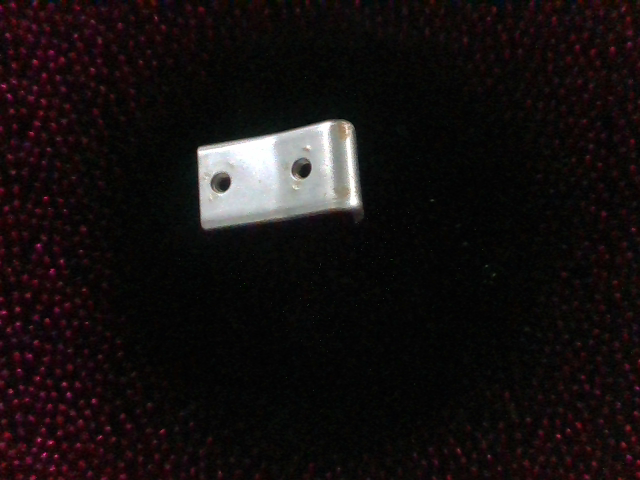
//> input picture ILSD/cmake-build-debug/image6.png, 640 x 480 px
$ ./main   (built with g++ and OpenCV 4)
//> lines starting //> are read from the running program, lines starting //| are printed output that depends on the picture; after the words box and inside, x2 and y2 are one past the last pixel; in counts of white or black regions, pixels touching at a corner belong together
#include "opencv2/imgproc.hpp"
#include "opencv2/imgcodecs.hpp"
#include "opencv2/highgui.hpp"
#include <iostream>
#include <algorithm>
#include <set>
using namespace std;
using namespace cv;

struct idxAngle
{
    int idx;
    double angle;
};

struct idxLen
{
    int idx;
    double len;
};

struct idxPoint
{
    int idx;
    double x;
};

double Pointdistance(double  x1, double y1, double x2, double y2)
{
    return sqrt((x1 - x2)*(x1 - x2) + (y1 - y2)*(y1 - y2));
}

bool mysort(idxLen il1, idxLen il2)
{
    return il1.len > il2.len;
}

bool mysort2(idxPoint p1, idxPoint p2)
{
    return p1.x < p2.x;
}

bool mysort3(idxPoint p1, idxPoint p2)
{
    return p1.x > p2.x;
}

double LineAngle(double x1, double y1, double x2, double y2) {

    if (x1 == x2)
        return 90;
    else {
        if((y2 - y1) / (x2 - x1) > 0)
            return atan((y2 - y1) / (x2 - x1)) * 180 / CV_PI;
        else
            return atan((y2 - y1) / (x2 - x1)) * 180 / CV_PI + 180;
    }
}

int main()
{
    int MAX_LENS = 3;
    bool useRefine = true;
    bool useCanny = true;
    Mat image = imread("image6.png");
//> image is the input picture: 480 rows x 640 cols, CV_8UC3; mean B, G, R 16.1, 16, 21.2

    if( image.empty() )
    {
        cout << "Unable to load Image" << endl; return 1;
    }
    imshow("Source Image", image);


    Mat resImage;
    cvtColor(image, resImage, CV_RGB2GRAY);
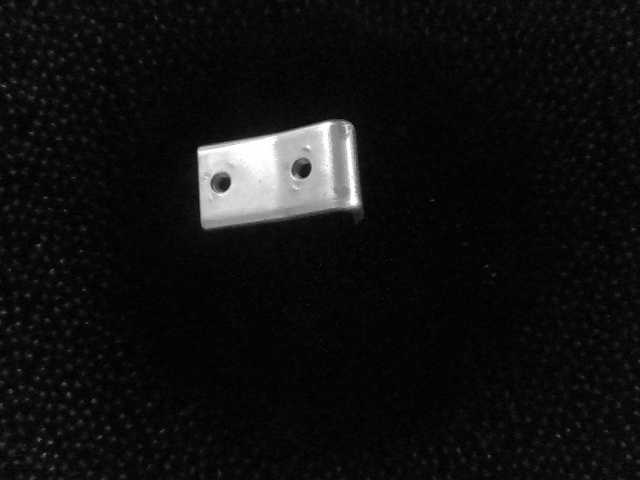
//> resImage: 480 rows x 640 cols, CV_8UC1; min 0, max 255, mean 16.6


    Ptr<LineSegmentDetector> ls = createLineSegmentDetector(LSD_REFINE_STD);

    vector<Vec4f> line;
    vector<Vec4f> cut_line;

    vector<Vec4f> max_line;
    double max_len = 0;
    double max_idx = 0;

    vector<double> len;
    double total_len(0);
    double average_len;

    ls->detect(resImage, line);
//> line = 54 items, first 8: [196.8, 148.1, 200.4, 225.6], [233, 178.1, 227.3, 189], [227.2, 189.2, 222.6, 192.4], [342.6, 118, 310.1, 124.2], [310.2, 125.8, 198.6, 148.2], [311.6, 167.4, 307.1, 176.4], [306.5, 176.2, 301.7, 179], [309.6, 158.1, 310.7, 167.8]

    vector<idxLen> idxLens;
    vector<vector<idxAngle> > angleLine;
    angleLine.resize(12);

    for(int i = 0; i < line.size(); i++)
    {
        double l = Pointdistance(line.at(i)[0], line.at(i)[1], line.at(i)[2], line.at(i)[3]);
        idxLen iL;
        iL.idx = i;
        iL.len = l;
        idxLens.push_back(iL);
        len.push_back(l);

        double line_angle = LineAngle(line.at(i)[0], line.at(i)[1], line.at(i)[2], line.at(i)[3]);
        int discreteAngle = line_angle / 10;
        if(discreteAngle > 11)
            discreteAngle = 11;

        idxAngle iA;
        iA.idx = i;
        iA.angle = line_angle;
        angleLine[discreteAngle].push_back(iA);

        total_len += l;

        if(l > max_len) {
            max_len = l;
            max_idx = i;
        }
    }
//> this loop made 54 passes
//> (l, iL.len, line_angle, total_len, max_len) on passes 1, 5, 22: (77.65, 77.65, 87.33, 77.65, 77.65), (113.7, 113.7, 168.7, 242.4, 113.7), (128.6, 128.6, 171.1, 727, 128.6)
//> (l, iL.len, line_angle, total_len) on passes 2, 3, 4, 6, 7, 8: (12.34, 12.34, 117.8, 89.99), (5.53, 5.53, 145.3, 95.53), (33.1, 33.1, 169, 128.6), (10.06, 10.06, 116.3, 252.4), (5.58, 5.58, 149.9, 258), (9.8, 9.8, 83.74, 267.8)
//> after the loop, total_len = 1155.1; max_len = 128.6; max_idx = 21
    sort(idxLens.begin(), idxLens.end(), mysort);

    //对角度进行离散化，取与长度前MAX_LENS的组
    vector<Vec4f> L;
    MAX_LENS = min(MAX_LENS, (int)line.size());
//> MAX_LENS = 3
    set<int> s;
    for(int ith = 0; ith < 1; ith++) {
        int index = idxLens[ith].idx;

        double x1 = line.at(index)[0];
        double y1 = line.at(index)[1];
        double x2 = line.at(index)[2];
        double y2 = line.at(index)[3];
//        cout << x1 << " " << y1 << " " << x2 << " " << y2 << endl;

        double angle = LineAngle(x1, y1, x2, y2);

        double k = tan(angle * CV_PI / 180);

        int discreteAngle = angle / 10;
        if(discreteAngle > 11)
            discreteAngle = 11;

        double x0 = (x1 + x2) / 2;
        cout << x1 << " " << x2 << " " << x0 << endl;

        vector<vector<idxPoint> > p;
        p.resize(2);
        idxPoint p1 = {index, x1};
        idxPoint p2 = {index, x2};

        if (x1 > x0) {
            p[0].push_back(p1);
            p[1].push_back(p2);
        } else {
            p[0].push_back(p1);
            p[1].push_back(p2);
        }

        //找到
        for (int i = 0; i < angleLine[discreteAngle].size(); i++) {
            if (angleLine[discreteAngle][i].idx == index)
                continue;
            double a1 = line[angleLine[discreteAngle][i].idx][0];
            double b1 = line[angleLine[discreteAngle][i].idx][1];
            double a2 = line[angleLine[discreteAngle][i].idx][2];
            double b2 = line[angleLine[discreteAngle][i].idx][3];
            double d1 = abs(k * a1 - b1 - k * x1 + y1) / sqrt(k * k + 1);
            double d2 = abs(k * a2 - b2 - k * x1 + y1) / sqrt(k * k + 1);

            if (d1 < 10 && d2 < 10) {
                double x;
                x = (a1 / k + b1 + k * x1 - y1) / (k + 1 / k);
                idxPoint tem = {angleLine[discreteAngle][i].idx, x};
                if (x > x0)
                    p[0].push_back(tem);
                else
                    p[1].push_back(tem);

                x = (a2 / k + b2 + k * x1 - y1) / (k + 1 / k);
                tem = {angleLine[discreteAngle][i].idx, x};
                if (x > x0)
                    p[0].push_back(tem);
                else
                    p[1].push_back(tem);
            }
        }

        cout << p[0].size() << endl;
        cout << p[1].size() << endl;

        sort(p[0].begin(), p[0].end(), mysort2);
        sort(p[1].begin(), p[1].end(), mysort3);

        //找到右端点
        int i = 0;
        double endx1;
        while(p[0][i].idx != index) {
            s.insert(p[0][i].idx);
            i++;
        }
        s.insert(p[0][i].idx);
        i++;
        while(i < p[0].size() && (p[0][i].x - p[0][i - 1].x) * sqrt(k * k + 1) < 30) {
            s.insert(p[0][i].idx);
            i++;
        }
        endx1 = p[0][i - 1].x;
        double endy1 = k * (endx1 - x1) + y1;
        cout << endx1 << endl;


        //找到左端点
        i = 0;
        double endx2;
        while(p[1][i].idx != index) {
            s.insert(p[1][i].idx);
            i++;
        }
        s.insert(p[1][i].idx);
        i++;
        while(i < p[1].size() && (p[1][i].x - p[1][i - 1].x) > -30) {
            s.insert(i);
            i++;
        }
        endx2 = p[1][i - 1].x;
        double endy2 = k * (endx2 - x1) + y1;
        cout << endx2 << endl;

        Vec4f l(endx1, endy1, endx2, endy2);
        line.push_back(l);


        for (int i = 0; i < angleLine[discreteAngle].size(); i++)
            L.push_back(line[angleLine[discreteAngle][i].idx]);

    }
//> this loop made 1 pass
//> (x1, y1, x2, y2, angle, k, x0) on pass 1: (206.5, 229.4, 333.6, 209.6, 171.1, -0.156, 270)
//| 206.492 333.553 270.023
//| 206.492
//> after the loop, L = 25 items, first 8: [233, 178.1, 227.3, 189], [227.2, 189.2, 222.6, 192.4], [342.6, 118, 310.1, 124.2], [310.2, 125.8, 198.6, 148.2], [311.6, 167.4, 307.1, 176.4], [306.5, 176.2, 301.7, 179], [223.2, 191.2, 213.2, 191.6], [208.3, 182.8, 212.9, 175.5]

    //合并过短直线
    vector<Vec4f>::iterator l = line.begin();
    for(set<int>::reverse_iterator it = s.rbegin(); it != s.rend(); it ++) {
        line.erase(l + *it);
        cout << *it << endl;
    }


    // 求平均直线长度，将小于平均长度的直线删除
    idxLens.clear();
    len.clear();
    max_len = 0;
    max_idx = 0;

    for(int i = 0; i < line.size(); i++)
    {
        double l = Pointdistance(line.at(i)[0], line.at(i)[1], line.at(i)[2], line.at(i)[3]);
        idxLen iL;
        iL.idx = i;
        iL.len = l;
        idxLens.push_back(iL);
        len.push_back(l);


        if(l > max_len) {
            max_len = l;
            max_idx = i;
        }
    }
//> this loop made 54 passes
//> (l, iL.len, max_len) on passes 1, 5, 54: (77.65, 77.65, 77.65), (113.7, 113.7, 113.7), (128.6, 128.6, 128.6)
//> (l, iL.len) on passes 2, 3, 4, 6, 7, 8: (12.34, 12.34), (5.53, 5.53), (33.1, 33.1), (10.06, 10.06), (5.58, 5.58), (9.8, 9.8)
//> after the loop, max_len = 128.6; max_idx = 53

    max_line.push_back(line[max_idx]);
//> max_line = 1 item: [206.5, 229.4, 333.6, 209.6]
    average_len = total_len/line.size();
//> average_len = 21.39
    for(int i = 0; i < len.size(); i++)
    {
        if(len[i] > average_len)
            cut_line.push_back(line[i]);
    }
//> this loop made 54 passes


    // Show found lines
    Mat lineImage = Mat::zeros(image.rows, image.cols, CV_8UC1);

    ls->drawSegments(lineImage, line);
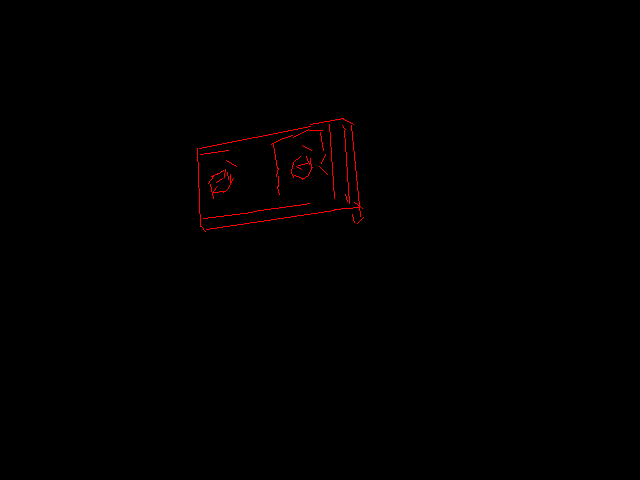
//> lineImage: 480 rows x 640 cols, CV_8UC3; mean B, G, R 0, 0, 1
    cvtColor(lineImage, lineImage, CV_BGR2GRAY);
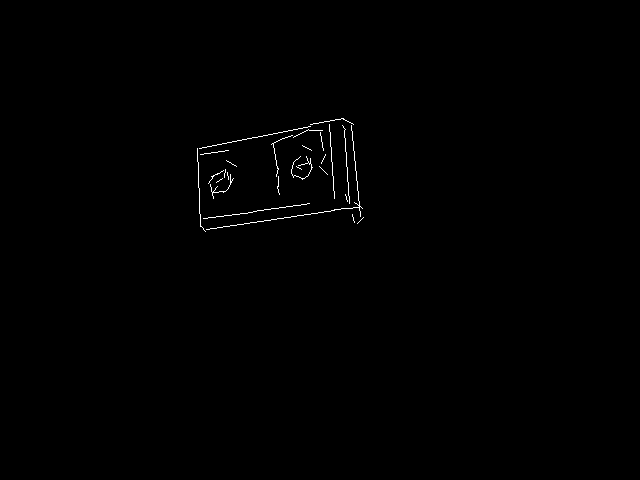
//> lineImage: 480 rows x 640 cols, CV_8UC1; values 0 (black) and 76 (white), 0.38% white in thin lines or dots, all inside (x1, y1, x2, y2) = (197, 118, 364, 232)
    threshold(lineImage, lineImage, 0, 255, THRESH_OTSU);
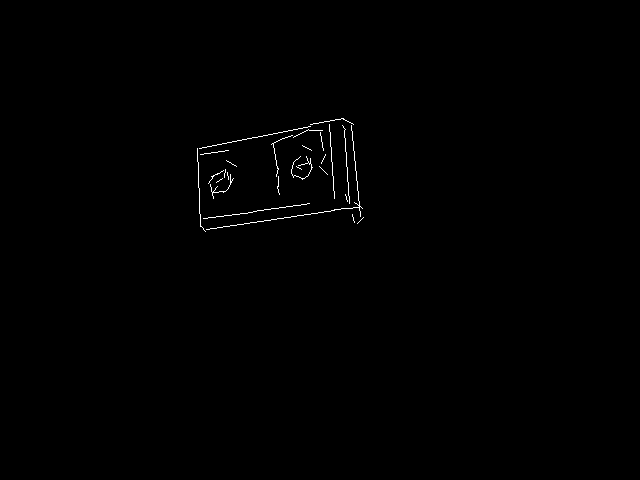
//> lineImage: 480 rows x 640 cols, CV_8UC1; 0.38% white in thin lines or dots, all inside (x1, y1, x2, y2) = (197, 118, 364, 232)


    imshow("result", lineImage);
    imwrite("2.png", lineImage);
    waitKey(0);
    return 0;
}

$ run again, with ILSD/cmake-build-debug/image0.png copied over ILSD/cmake-build-debug/image6.png
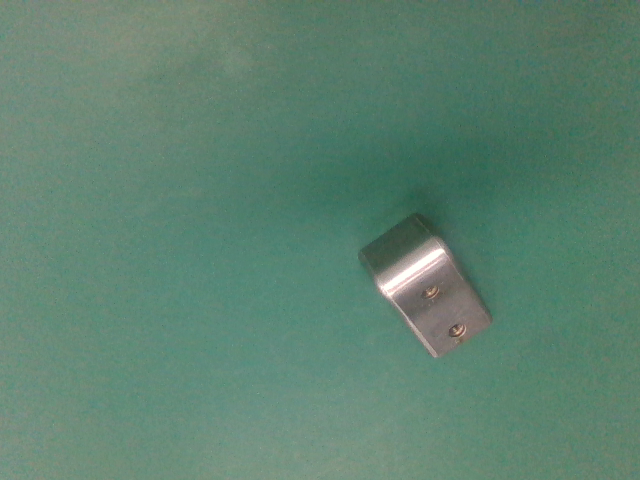
//> input picture ILSD/cmake-build-debug/image0.png, 640 x 480 px
//> image is the input picture: 480 rows x 640 cols, CV_8UC3; mean B, G, R 112, 129.8, 93.7
//> `cvtColor(image, resImage, CV_RGB2GRAY);`:
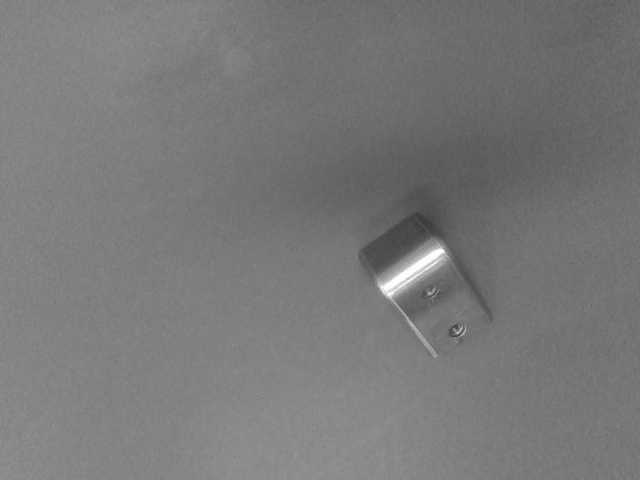
//> resImage: 480 rows x 640 cols, CV_8UC1; min 54, max 254, mean 120.4
//> line = 21 items, first 8: [451.1, 258.1, 441.4, 243], [376.4, 284.8, 382.2, 291.8], [404.2, 285.9, 446.8, 255], [439.2, 241.2, 441.4, 249.2], [436.6, 242.1, 377.8, 282.1], [390.5, 296.6, 407, 287.5], [382, 291.5, 393.4, 304.1], [437.6, 354.8, 394.8, 300.3]
//> the loop `for(int i = 0; i < line.size(); i++)` made 21 passes
//> (l, iL.len, line_angle, total_len, max_len) on passes 1, 3, 5: (18.03, 18.03, 57.3, 18.03, 18.03), (52.57, 52.57, 144.1, 79.73, 52.57), (71.11, 71.11, 145.8, 159.1, 71.11)
//> after the loop `for(int i = 0; i < line.size(); i++)`: total_len = 567.7; max_len = 71.11; max_idx = 4
//> MAX_LENS = 3
//> the loop `for(int ith = 0; ith < 1; ith++)` made 1 pass
//> (x1, y1, x2, y2, angle, k, x0) on pass 1: (436.6, 242.1, 377.8, 282.1, 145.8, -0.68, 407.2)
//> (printed output is left out)
//> after the loop `for(int ith = 0; ith < 1; ith++)`: L = 7 items: [404.2, 285.9, 446.8, 255], [436.6, 242.1, 377.8, 282.1], [390.5, 296.6, 407, 287.5], [448, 328, 457, 322.1], [387.1, 289.7, 400.3, 281.4], [419.2, 271.6, 398.2, 285.7], [360, 249, 414.9, 210.9]
//> the loop `for(int i = 0; i < line.size(); i++)` made 21 passes
//> (l, iL.len, max_len) on passes 1, 3, 7, 21: (18.03, 18.03, 18.03), (52.57, 52.57, 52.57), (69.29, 69.29, 69.29), (71.11, 71.11, 71.11)
//> after the loop `for(int i = 0; i < line.size(); i++)`: max_len = 71.11; max_idx = 20
//> max_line = 1 item: [436.6, 242.1, 377.8, 282.1]
//> average_len = 27.03
//> the loop `for(int i = 0; i < len.size(); i++)` made 21 passes
//> `threshold(lineImage, lineImage, 0, 255, THRESH_OTSU);`:
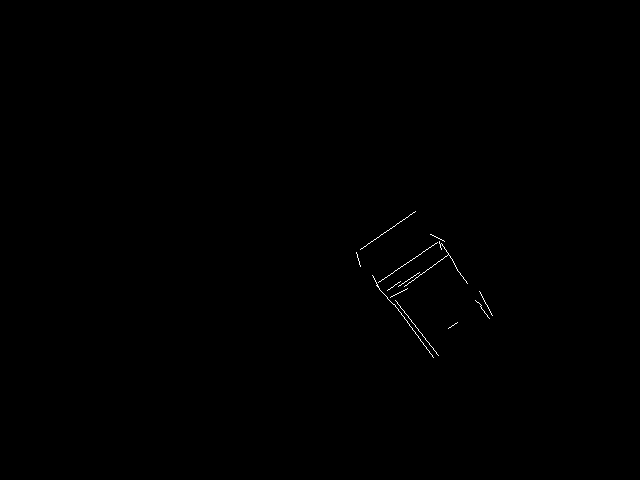
//> lineImage: 480 rows x 640 cols, CV_8UC1; 0.16% white in thin lines or dots, all inside (x1, y1, x2, y2) = (356, 211, 493, 358)

$ run again, with ILSD/cmake-build-debug/image00.png copied over ILSD/cmake-build-debug/image6.png
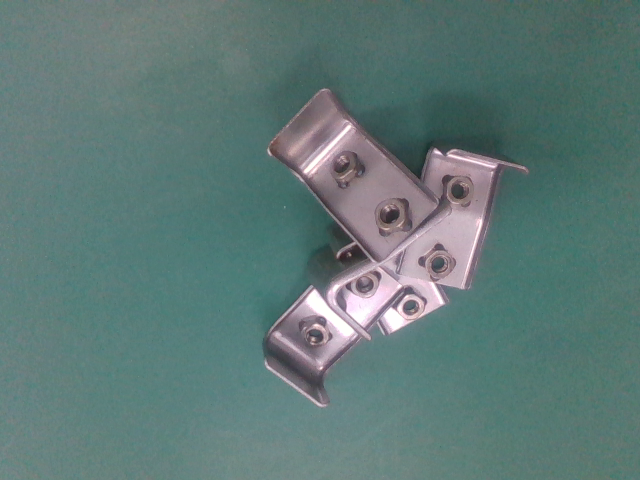
//> input picture ILSD/cmake-build-debug/image00.png, 640 x 480 px
//> image is the input picture: 480 rows x 640 cols, CV_8UC3; mean B, G, R 118.4, 120.9, 94.8
//> `cvtColor(image, resImage, CV_RGB2GRAY);`:
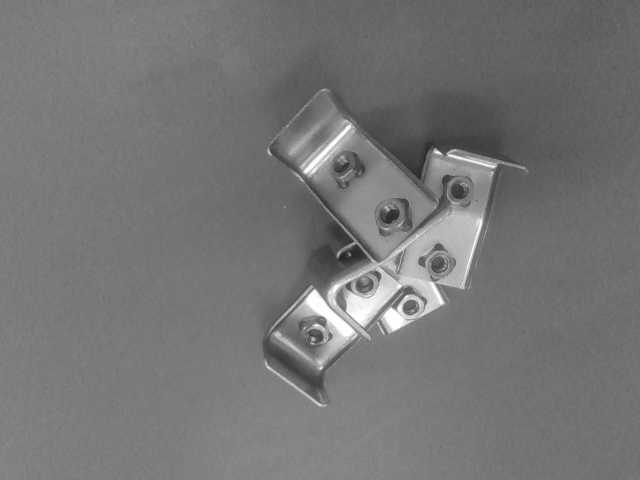
//> resImage: 480 rows x 640 cols, CV_8UC1; min 34, max 254, mean 117.2
//> line = 244 items, first 8: [443.5, 153.9, 435.1, 147.6], [407, 292, 395.4, 307.9], [415.7, 295, 406.8, 293.7], [401.9, 311.9, 402.3, 303.1], [468.1, 271.9, 492.5, 181.7], [320.5, 314.5, 327.8, 319.9], [343.7, 288.1, 346.6, 311.8], [326.5, 304.6, 312, 284.3]
//> the loop `for(int i = 0; i < line.size(); i++)` made 244 passes
//> (l, iL.len, line_angle, total_len, max_len) on passes 1, 2, 5, 35: (10.49, 10.49, 36.65, 10.49, 10.49), (19.76, 19.76, 126.1, 30.25, 19.76), (93.41, 93.41, 105.1, 141.5, 93.41), (107.1, 107.1, 47.96, 843.2, 107.1)
//> after the loop `for(int i = 0; i < line.size(); i++)`: idxLens = 244 items; len = 244 values, max 107.1 at index 34, min 1.77 at index 57, mean 17.8; total_len = 4342.1; max_len = 107.1; max_idx = 34
//> MAX_LENS = 3
//> the loop `for(int ith = 0; ith < 1; ith++)` made 1 pass
//> (index, x1, y1, x2, y2, angle, k) on pass 1: (34, 376.5, 262.2, 304.7, 182.7, 47.96, 1.11)
//> (printed output is left out)
//> after the loop `for(int ith = 0; ith < 1; ith++)`: s = 16 items; L = 30 items, first 8: [401.5, 317.3, 390.2, 306], [304.7, 302.6, 319.9, 316.4], [357.1, 332.9, 326, 305.2], [292.8, 160.7, 303.3, 173.2], [303.7, 172.4, 314.7, 184.1], [376.5, 262.2, 304.8, 182.7], [342.9, 310.9, 337.2, 305.2], [346.9, 311.8, 361.8, 325.7]
//> the loop `for(set<int>::reverse_iterator it = s.rbegin(); it != s.rend(); it ++)` made 16 passes
//| 208
//| 66
//| 50
//| 34
//| 30
//> (output is shown up to pass 5 of 16)
//> `idxLens.clear();`: idxLens = 0 items
//> the loop `for(int i = 0; i < line.size(); i++)` made 229 passes
//> (l, iL.len, max_len) on passes 1, 2, 5, 30, 53: (10.49, 10.49, 10.49), (19.76, 19.76, 19.76), (62.65, 62.65, 62.65), (62.8, 62.8, 62.8), (63.63, 63.63, 63.63)
//> after the loop `for(int i = 0; i < line.size(); i++)`: idxLens = 229 items; len = 229 values, max 151.9 at index 228, min 1.77 at index 43, mean 16.81; max_len = 151.9; max_idx = 228
//> max_line = 1 item: [376.9, 262.7, 275.1, 149.8]
//> average_len = 18.96
//> `threshold(lineImage, lineImage, 0, 255, THRESH_OTSU);`:
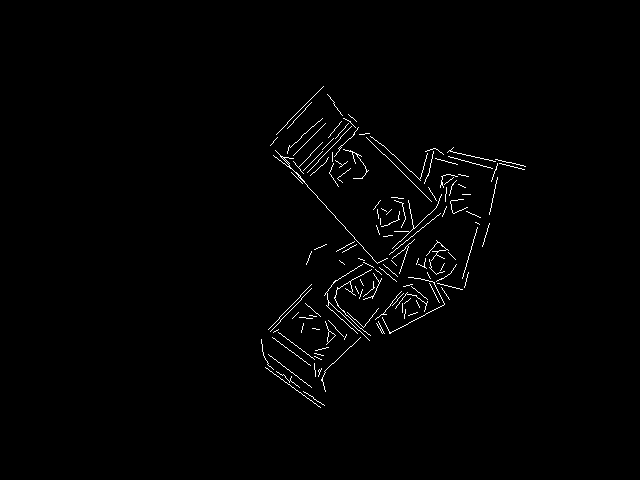
//> lineImage: 480 rows x 640 cols, CV_8UC1; 1.1% white in thin lines or dots, all inside (x1, y1, x2, y2) = (261, 86, 526, 408)

$ run again, with ILSD/cmake-build-debug/image1.png copied over ILSD/cmake-build-debug/image6.png
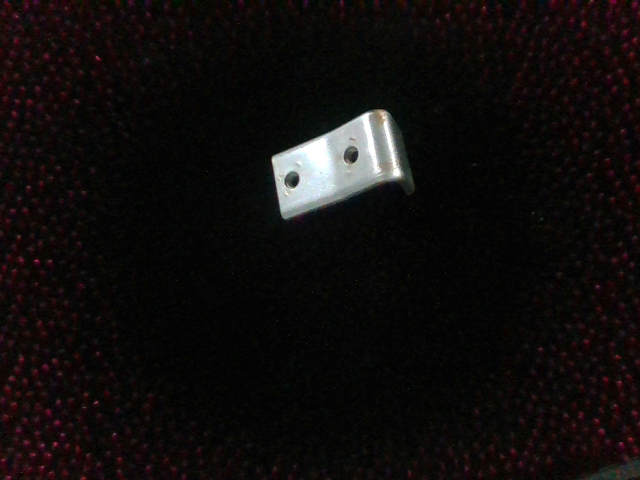
//> input picture ILSD/cmake-build-debug/image1.png, 640 x 480 px
//> image is the input picture: 480 rows x 640 cols, CV_8UC3; mean B, G, R 12.4, 13.1, 16.3
//> `cvtColor(image, resImage, CV_RGB2GRAY);`:
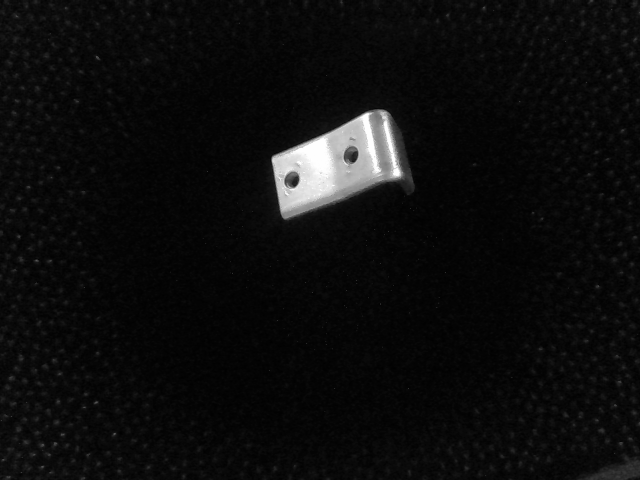
//> resImage: 480 rows x 640 cols, CV_8UC1; min 1, max 255, mean 13.3
//> line = 47 items, first 8: [369.1, 111.5, 273.2, 157.2], [298.8, 181.4, 294.4, 187.2], [386.9, 108.6, 366.6, 111], [270.9, 158.1, 280.9, 216.8], [299.5, 173.2, 298.2, 181.5], [294.5, 187.3, 286.8, 186.5], [358.2, 152.7, 355.1, 161.7], [283.9, 178.3, 289.5, 169.5]
//> the loop `for(int i = 0; i < line.size(); i++)` made 47 passes
//> (l, iL.len, line_angle, total_len, max_len) on pass 1: (106.2, 106.2, 154.5, 106.2, 106.2)
//> after the loop `for(int i = 0; i < line.size(); i++)`: total_len = 830.3; max_len = 106.2; max_idx = 0
//> MAX_LENS = 3
//> the loop `for(int ith = 0; ith < 1; ith++)` made 1 pass
//> (x1, y1, x2, y2, angle, k, x0) on pass 1: (369.1, 111.5, 273.2, 157.2, 154.5, -0.476, 321.2)
//> (printed output is left out)
//> after the loop `for(int ith = 0; ith < 1; ith++)`: L = 18 items, first 8: [369.1, 111.5, 273.2, 157.2], [298.8, 181.4, 294.4, 187.2], [386.9, 108.6, 366.6, 111], [283.9, 178.3, 289.5, 169.5], [346.6, 146.8, 344.8, 151.6], [285.1, 216, 330.9, 199.1], [373, 182.4, 386, 180.5], [333.4, 201.6, 343.3, 198.7]
//> the loop `for(int i = 0; i < line.size(); i++)` made 46 passes
//> (l, iL.len, max_len) on passes 1, 2, 7, 46: (7.25, 7.25, 7.25), (59.59, 59.59, 59.59), (61.89, 61.89, 61.89), (123.6, 123.6, 123.6)
//> after the loop `for(int i = 0; i < line.size(); i++)`: max_len = 123.6; max_idx = 45
//> max_line = 1 item: [384.8, 104.1, 273.2, 157.2]
//> average_len = 18.05
//> the loop `for(int i = 0; i < len.size(); i++)` made 46 passes
//> `threshold(lineImage, lineImage, 0, 255, THRESH_OTSU);`:
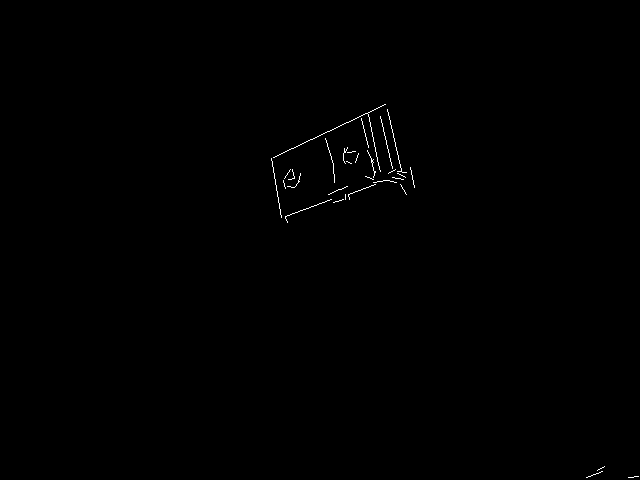
//> lineImage: 480 rows x 640 cols, CV_8UC1; 0.27% white in thin lines or dots, all inside (x1, y1, x2, y2) = (271, 104, 639, 478)
